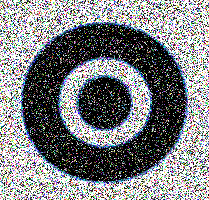
#> input picture otsu thresholding/input.png, 209 x 200 px
$ python otsu.py
#> lines starting #> are read from the running program, lines starting #| are printed output that depends on the picture; after the words box and inside, x2 and y2 are one past the last pixel; in counts of white or black regions, pixels touching at a corner belong together
import cv2 as cv
import numpy as np
from matplotlib import pyplot as plt

img = cv.imread('input.png',0)
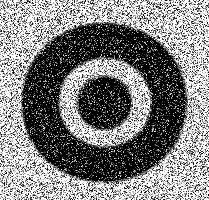
#> img: shape (200, 209); min 0, max 255, mean 127.9

# global thresholding
ret1,th1 = cv.threshold(img,127,255,cv.THRESH_BINARY)
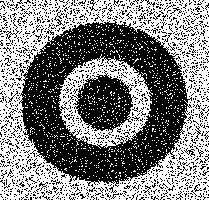
#> th1: shape (200, 209); 50.2% white; 1532 black regions (1515 under 20 px), largest, box (x1, y1, x2, y2) and area: (19, 18, 192, 187) 13500, (72, 70, 138, 133) 2206, (3, 17, 19, 42) 56

# Otsu's thresholding
ret2,th2 = cv.threshold(img,0,255,cv.THRESH_BINARY+cv.THRESH_OTSU)
#> ret2 = 127

# Global thresholding after Gaussian filtering
blur = cv.GaussianBlur(img,(5,5),0)
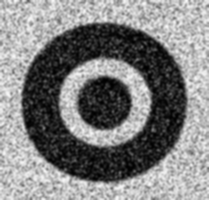
#> blur: shape (200, 209); min 0, max 248, mean 127.9
ret3,th3 = cv.threshold(blur,127,255,cv.THRESH_BINARY)
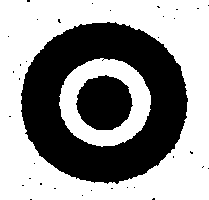
#> th3: shape (200, 209); 58.9% white; 36 black regions (34 under 20 px), largest, box (x1, y1, x2, y2) and area: (21, 22, 188, 184) 14729, (76, 75, 133, 130) 2382

# Otsu's thresholding after Gaussian filtering
ret4,th4 = cv.threshold(blur,0,255,cv.THRESH_BINARY+cv.THRESH_OTSU)
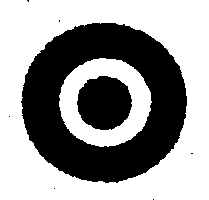
#> th4: shape (200, 209); 59.9% white; 8 black regions (6 under 20 px), largest, box (x1, y1, x2, y2) and area: (21, 23, 187, 183) 14432, (77, 76, 132, 130) 2316
#> ret4 = 112

# plot all the images and their histograms
images = [img, 0, th1,
          img, 0, th2,
          blur, 0, th3,
          blur, 0, th4,]

titles = ['Original Noisy Image','Histogram','Global Thresholding (v=127)',
          'Original Noisy Image','Histogram',"Otsu's Thresholding",
          'Gaussian filtered Image','Histogram',"Global Thresholding(v=127)",
          'Gaussian filtered Image','Histogram',"Otsu's Thresholding"]

for i in range(4):
    plt.subplot(4,3,i*3+1),plt.imshow(images[i*3],'gray')
    plt.title(titles[i*3]), plt.xticks([]), plt.yticks([])
    plt.subplot(4,3,i*3+2),plt.hist(images[i*3].ravel(),256)
    plt.title(titles[i*3+1]), plt.xticks([]), plt.yticks([])
    plt.subplot(4,3,i*3+3),plt.imshow(images[i*3+2],'gray')
    plt.title(titles[i*3+2]), plt.xticks([]), plt.yticks([])
plt.show()
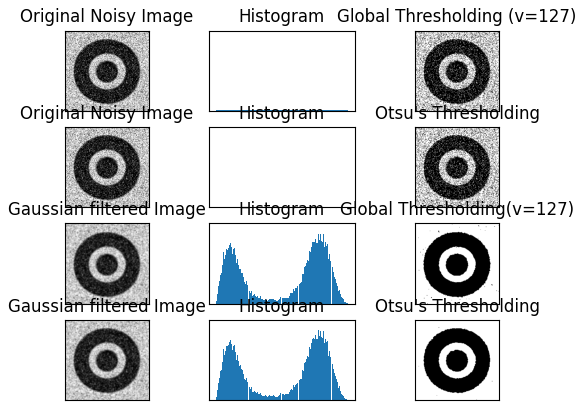
#> figure drawn by matplotlib, 12 panels
